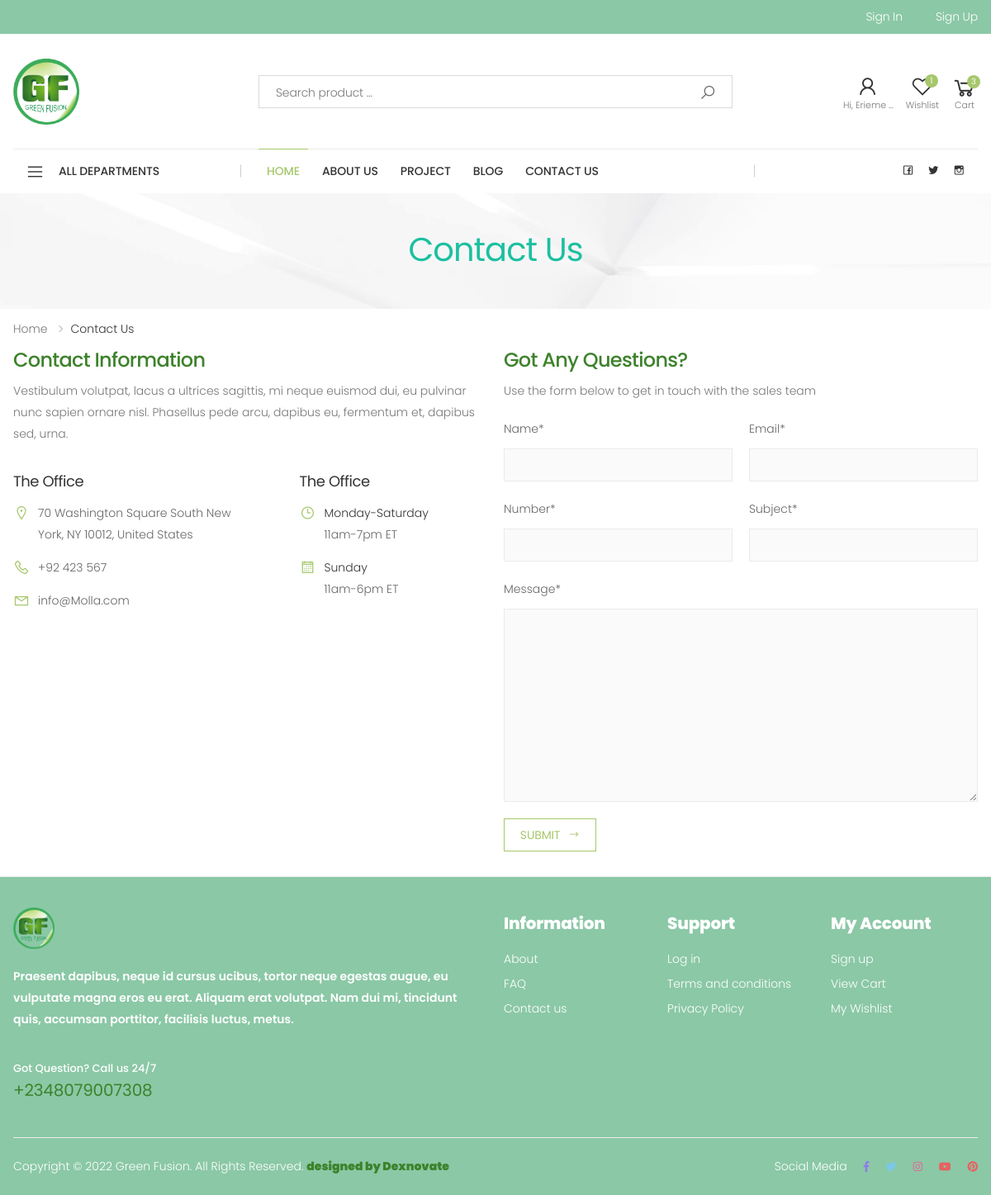
The app's page /contact/ (signed in) with its own data.
### index/models.py (models this page shows, shortened)
class CustomUser(AbstractUser):
    fullname = models.CharField(max_length=50, default='')
    phonenumber = models.CharField(max_length=15, default='')

### index/views.py (the view)
# urls.py: path('contact/', views.ContactView, name='contact'),
def ContactView(request):
    if request.method == 'POST':
        f = FeedbackForm(request.POST)
        if f.is_valid():
            name = f.cleaned_data['name']
            sender = f.cleaned_data['email']
            subject = "You have a new Feedback to Tutor me from {}:{}".format(name, sender)
            message = "Subject: {}\n\nMessage: {}".format(f.cleaned_data['email'], f.cleaned_data['message'])
            mail_admins(subject, message, fail_silently=False)
            f.save()
            messages.add_message(request, messages.INFO, 'Feedback Submitted.')
            return redirect('index:contact')
    else:
        f = FeedbackForm()
    return render(request, 'contact.html', {'form': f})

### index/forms.py
class FeedbackForm(forms.ModelForm):
    class Meta:
        model = Contact
        fields = '__all__'

### index/context_processors.py (called while the page is built)
def nav_cats(request):
        return {'nav_cats': Category.objects.all()}

### index/templatetags/cart_template_tags.py (called while the page is built)
@register.filter()
def cart_item_count(user):
    if user.is_authenticated:
        qs = CartModel.objects.filter(user=user,order=False)
        if qs.exists():
            return qs.count()
    return 0

@register.filter()
def wish_count(user):
    if user.is_authenticated:
        lister = Wishlist.objects.filter(user=user)
        if lister.exists():
            return lister.count()
    return 0

### template/contact.html (shortened to what this page needs)
{%  extends 'base.html' %}
{%  load static  %}
{%   load crispy_forms_tags  %}
{% block body %}
        <main class="main">
            <div class="page-header text-center" style="background-image: url('assets/images/page-header-bg.jpg')">
        		<div class="container">
        			<h1 class="page-title">Contact Us</h1>
        		</div>
        	</div>
            <nav aria-label="breadcrumb" class="breadcrumb-nav border-0 mb-0">
                <div class="container">
                    <ol class="breadcrumb">
                        <li class="breadcrumb-item"><a href="index.html">Home</a></li>
                        <li class="breadcrumb-item active" aria-current="page">Contact us</li>
                    </ol>
                </div>
            </nav>
            <div class="page-content pb-0">
                <div class="container">
                	<div class="row">
                		<div class="col-lg-6 mb-2 mb-lg-0">
                			<h2 class="title mb-1">Contact Information</h2>
                			<p class="mb-3">Vestibulum volutpat, lacus a ultrices sagittis, mi neque euismod dui, eu pulvinar nunc sapien ornare nisl. Phasellus pede arcu, dapibus eu, fermentum et, dapibus sed, urna.</p>
                			<div class="row">
                				<div class="col-sm-7">
                					<div class="contact-info">
                						<h3>The Office</h3>
                						<ul class="contact-list">
                							<li>
                								<i class="icon-map-marker"></i>
	                							70 Washington Square South New York, NY 10012, United States
	                						</li>
                							<li>
                								<i class="icon-phone"></i>
                								<a href="tel:#">+92 423 567</a>
                							</li>
                							<li>
                								<i class="icon-envelope"></i>
                								<a href="mailto:#">info@Molla.com</a>
                							</li>
                						</ul>
                					</div>
                				</div>
                				<div class="col-sm-5">
                					<div class="contact-info">
                						<h3>The Office</h3>
                						<ul class="contact-list">
                							<li>
                								<i class="icon-clock-o"></i>
	                							<span class="text-dark">Monday-Saturday</span> <br>11am-7pm ET
	                						</li>
                							<li>
                								<i class="icon-calendar"></i>
                								<span class="text-dark">Sunday</span> <br>11am-6pm ET
                							</li>
                						</ul>
                					</div>
                				</div>
                			</div>
                		</div>
                		<div class="col-lg-6">
                			<h2 class="title mb-1">Got Any Questions?</h2>
                			<p class="mb-2">Use the form below to get in touch with the sales team</p>
                			<form action="#" method="post" class="contact-form mb-3">
                				<div class="row">
                					<div class="col-sm-6">
                                        {{  form.name|as_crispy_field }}
                					</div>
                					<div class="col-sm-6">
                                        {{  form.email|as_crispy_field }}
                					</div>
                				</div>
                				<div class="row">
                					<div class="col-sm-6">
                                        {{  form.number|as_crispy_field }}
                					</div>
                					<div class="col-sm-6">
                                        {{  form.subject|as_crispy_field }}
                					</div>
                				</div>
                                {{  form.message|as_crispy_field }}
                				<button type="submit" class="btn btn-outline-primary-2 btn-minwidth-sm">
                					<span>SUBMIT</span>
            						<i class="icon-long-arrow-right"></i>
                				</button>
                			</form>
                		</div>
                	</div>
                </div>
            </div>
        </main>
{%  endblock %}

### template/header.html (shortened to what this page needs)
{%  load cart_template_tags %}
{%  load static %}
<header class="header header-2 header-intro-clearance">
    <div class="header-top">
        <div class="container">
            <div class="header-right pt-1 pb-1">
                <ul class="top-menu d-flex  text-white">
                    <li>
                        <ul>
                            <li class="d-none d-lg-block"><a href="{% url 'account_login' %}">Sign in</a></li>
                        </ul>
                    </li>
                    <li>
                        <ul>
                            <li class="d-none d-lg-block"><a href="{% url 'account_signup' %}">Sign up</a></li>
                        </ul>
                    </li>
                </ul>
            </div>
        </div>
    </div>
    <div class="header-middle">
        <div class="container">
            <div class="header-left">
                <a href="{%  url 'index:home'  %}" class="logo">
                    <img src="{% static 'assets/images/solar/logo.png' %}" alt="Molla Logo" width="80" height="25">
                </a>
            </div>
            <div class="header-center">
                <div
                    class="header-search header-search-extended header-search-visible header-search-no-radius d-none d-lg-block">
                    <form  action="{% url 'index:search' %}" method="post">
                        <div class="header-search-wrapper search-wrapper-wide">
                            <input type="search" class="form-control" name="searched" placeholder="Search product ..." required>
                            <button class="btn btn-primary" type="submit"><i class="icon-search"></i></button>
                        </div>
                    </form>
                </div>
            </div>
            <div class="header-right">
                <div class="account">
                    {%  if user.is_authenticated %}
                    <a href="{% url 'index:dashboard' %}" title="My account">
                        <div class="icon">
                            <i class="icon-user"></i>
                        </div>
                        <p>Hi, {{  user.fullname|truncatechars:8 }}</p>
                    </a>
                    {% else %}
                    <a href="{% url 'index:dashboard' %}" title="My account">
                        <div class="icon">
                            <i class="icon-user"></i>
                        </div>
                    </a>
                    {% endif %}
                </div>
                <div class="wishlist">
                    <a href="{%  url 'index:wish' %}" title="Wishlist">
                        <div class="icon">
                            <i class="icon-heart-o"></i>
                            <span class="wishlist-count badge">{{request.user|wish_count}}</span>
                        </div>
                        <p>Wishlist</p>
                    </a>
                </div>
                <div class="dropdown cart-dropdown">
                    <a href="{% url 'index:cart' %}" class="dropdown-toggle" >
                        <div class="icon">
                            <i class="icon-shopping-cart"></i>
                            <span class="cart-count">{{request.user | cart_item_count}}</span>
                        </div>
                        <p>Cart</p>
                    </a>
                </div>
            </div>
        </div>
    </div>
    <div class="header-bottom sticky-header">
        <div class="container">
            <div class="header-left">
                <div class="dropdown category-dropdown">
                    <a href="#" class="dropdown-toggle" role="button" data-toggle="dropdown"
                        aria-haspopup="true" aria-expanded="false" data-display="static"
                        title="Browse Categories">
                        ALL DEPARTMENTS
                    </a>
                </div>
            </div>
            <div class="header-center">
                <nav class="main-nav">
                    <ul class="menu sf-arrows ">
                        <li class="megamenu-container active">
                            <a href="{%  url 'index:home'  %}" class="text-uppercase">Home</a>
                        </li>
                        <li>
                            <a href="{%  url 'index:about'  %}" class="text-uppercase">About Us</a>
                        </li>
                        <li>
                            <a href="{%  url 'index:project' %}" class="text-uppercase">Project</a>
                        </li>
                        <li>
                            <a href="{%  url 'index:blog' %}" class="text-uppercase">Blog</a>
                        </li>
                        <li>
                            <a href="{%  url 'index:contact' %}" class="text-uppercase">Contact Us</a>
                        </li>
                    </ul>
                </nav>
            </div>
            <div class="header-right">
                <a href="#"><i class="la la-facebook"></i></a>
                <a href="#"><i class="la la-twitter"></i></a>
                <a href="#"><i class="la la-instagram"></i></a>
            </div>
        </div>
    </div>
</header>

### static/assets/css/skins/skin-demo-2.css (style rules this page uses)
a { color:#a6c76c }
.btn-primary { color:#fff;background-color:#a6c76c;border-color:#a6c76c;box-shadow:none }
.btn-outline-primary-2 { color:#a6c76c;background-color:transparent;background-image:none;border-color:#a6c76c;box-shadow:none }
.wishlist a .wishlist-count { background-color:#a6c76c }
.cart-dropdown .cart-count { background-color:#a6c76c }
.menu li:hover>a,.menu li.show>a,.menu li.active>a { color:#a6c76c }
.header-bottom .menu>li>a:before { background-color:#a6c76c }
.category-dropdown .dropdown-toggle:before { background-color:#a6c76c }
.contact-list i { color:#a6c76c }

### records on screen
CustomUser: fullname "Erieme …", user|wish_count "1", user|cart_item_count "3"
